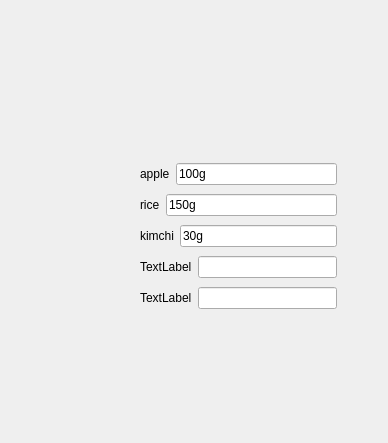
<?xml version="1.0" encoding="UTF-8"?>
<ui version="4.0">
 <class>Dialog</class>
 <widget class="QDialog" name="Dialog">
  <property name="geometry">
   <rect>
    <x>0</x>
    <y>0</y>
    <width>388</width>
    <height>443</height>
   </rect>
  </property>
  <property name="windowTitle">
   <string>Dialog</string>
  </property>
  <widget class="QWidget" name="">
   <property name="geometry">
    <rect>
     <x>140</x>
     <y>160</y>
     <width>197</width>
     <height>157</height>
    </rect>
   </property>
   <layout class="QGridLayout" name="gridLayout_6">
    <item row="0" column="0">
     <layout class="QGridLayout" name="gridLayout">
      <item row="0" column="0">
       <widget class="QLabel" name="lb_food_1">
        <property name="text">
         <string>apple</string>
        </property>
       </widget>
      </item>
      <item row="0" column="1">
       <widget class="QLineEdit" name="le_gram_1">
        <property name="text">
         <string>100g</string>
        </property>
       </widget>
      </item>
     </layout>
    </item>
    <item row="1" column="0">
     <layout class="QGridLayout" name="gridLayout_2">
      <item row="0" column="0">
       <widget class="QLabel" name="lb_food_2">
        <property name="text">
         <string>rice</string>
        </property>
       </widget>
      </item>
      <item row="0" column="1">
       <widget class="QLineEdit" name="le_gram_2">
        <property name="text">
         <string>150g</string>
        </property>
       </widget>
      </item>
     </layout>
    </item>
    <item row="2" column="0">
     <layout class="QGridLayout" name="gridLayout_3">
      <item row="0" column="0">
       <widget class="QLabel" name="lb_food_3">
        <property name="text">
         <string>kimchi</string>
        </property>
       </widget>
      </item>
      <item row="0" column="1">
       <widget class="QLineEdit" name="le_gram_3">
        <property name="text">
         <string>30g</string>
        </property>
       </widget>
      </item>
     </layout>
    </item>
    <item row="3" column="0">
     <layout class="QGridLayout" name="gridLayout_4">
      <item row="0" column="0">
       <widget class="QLabel" name="lb_food_4">
        <property name="text">
         <string>TextLabel</string>
        </property>
       </widget>
      </item>
      <item row="0" column="1">
       <widget class="QLineEdit" name="le_gram_4"/>
      </item>
     </layout>
    </item>
    <item row="4" column="0">
     <layout class="QGridLayout" name="gridLayout_5">
      <item row="0" column="0">
       <widget class="QLabel" name="lb_food1_5">
        <property name="text">
         <string>TextLabel</string>
        </property>
       </widget>
      </item>
      <item row="0" column="1">
       <widget class="QLineEdit" name="le_gram_5"/>
      </item>
     </layout>
    </item>
   </layout>
  </widget>
 </widget>
 <resources/>
 <connections/>
</ui>
